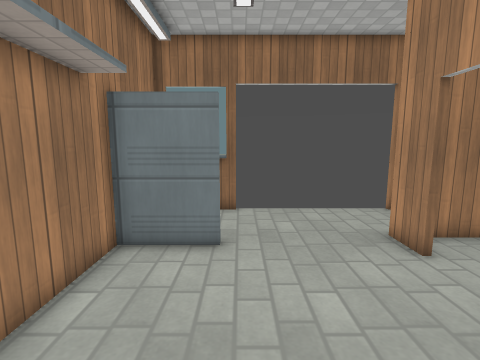
view 1 (above)

16 first-person views from a walk through a level from a Godot 3-D game. The camera is 1.5 m above the floor, tilts 8° down and sees 85° across. The floor is counted in squares, 0.5 m on a side. Each view is taken from the middle of a square. On the plan, view 1 faces up. The plan holds only what a view shows up to about 19 squares ahead; the rest is blank. Surface patterns are stand-ins for the level's own textures.

view 2
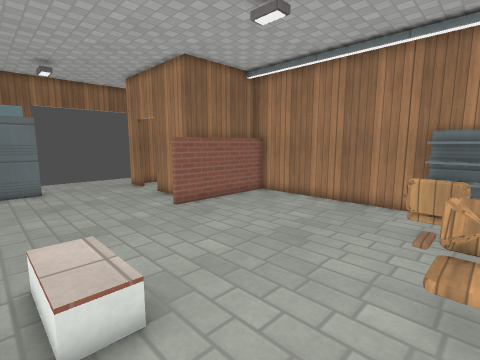

view 3
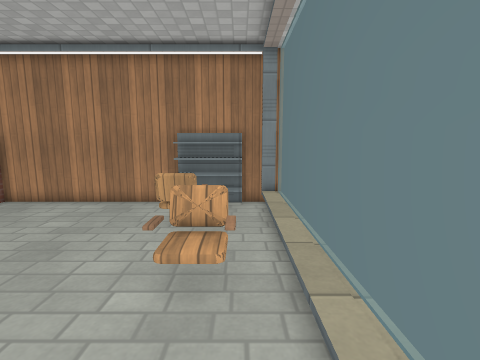

view 4
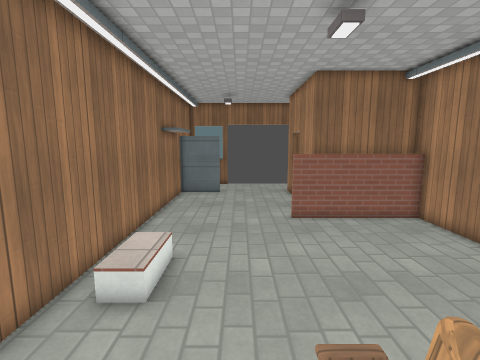

view 5
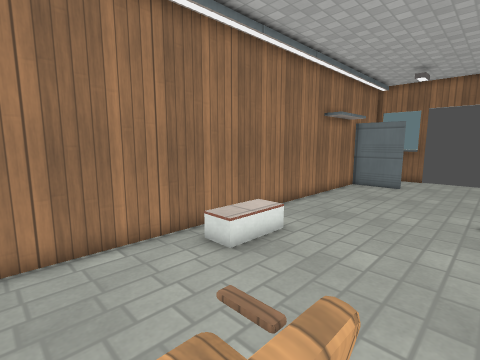

view 6
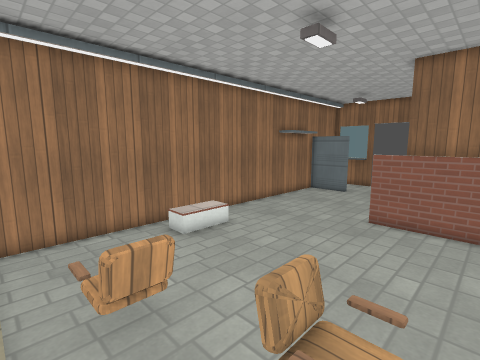

view 7
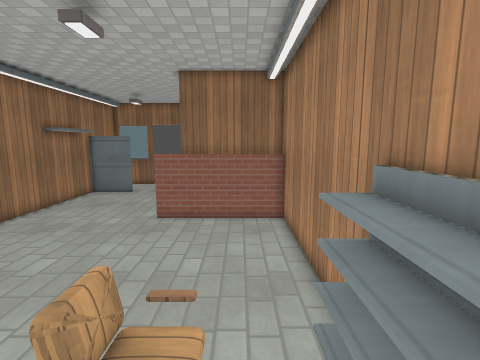

view 8
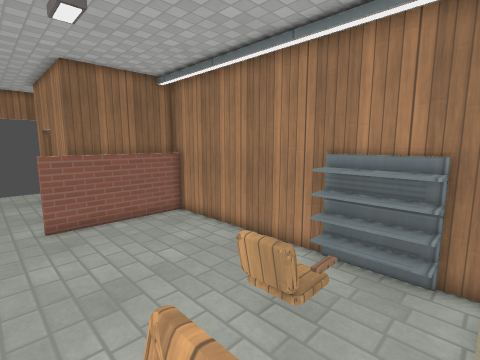

view 9
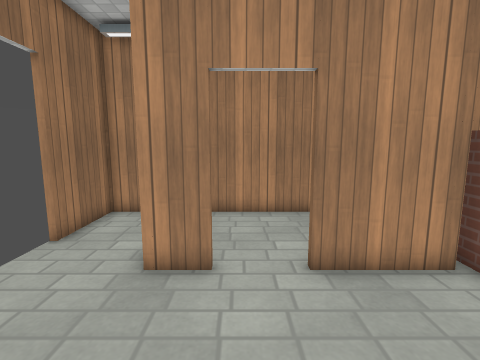

view 10
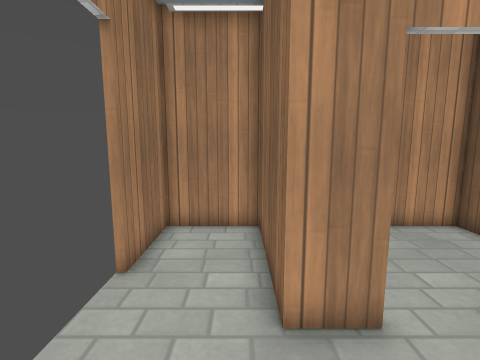

view 11
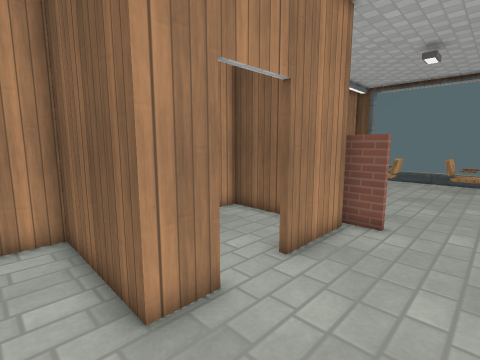

view 12
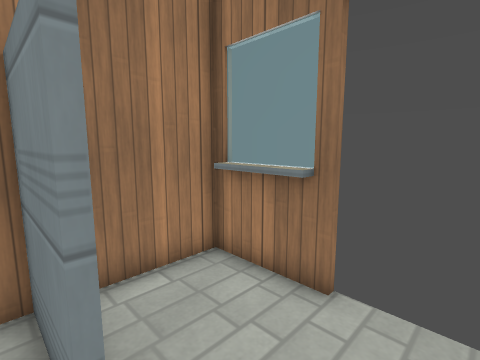

view 13
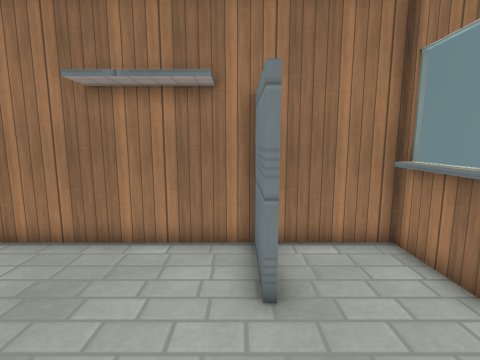

view 14
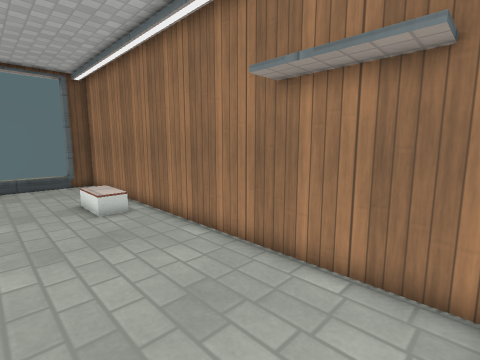

view 15
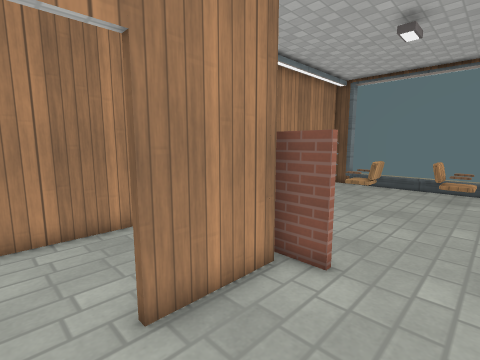

view 16
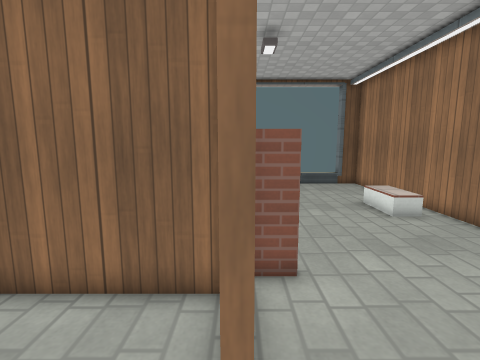

### Floor plan
Key: @ floor where view 1 was taken; # wall or solid block; x gap in a wall; . floor; / step, stairs or slope; C chair; O other object.
Columns run from 4 left of view 1 to 10 right of it. Each row starts with its distance up from view 1.
 12   ##x      x###
 11 ####..........#
 10 #.............#
  9 #.............#
  8 ####.....######
  7 ####.....#....#
  6 #.............#
  5 #.............#
  4 #........#....#
  3 #........#....#
  2 #........#....#
  1 #........######
  0 #...@...#######
 -1 #.............#
 -2 #.............#
 -3 #.............#
 -4 #.............#
 -5 #.O...........#
 -6 #.O...........#
 -7 #.O...........#
 -8 #.............#
 -9 #.........CO.O#
-10 #.....CC..CO.OO
-11 #.....OC...C.OO
-12 #.....CC.....O#
-13 ###//////////##
-14 ###          ##

Where each view was taken, in squares from view 1:
view 1: 0 up, 0 right, facing up
view 2: 11 down, 3 left, facing up-right
view 3: 12 down, 3 left, facing right
view 4: 13 down, 1 right, facing up
view 5: 12 down, 4 right, facing up-left
view 6: 13 down, 8 right, facing up-left
view 7: 13 down, 8 right, facing up
view 8: 13 down, 2 right, facing up-right
view 9: 6 up, 1 left, facing right
view 10: 9 up, 1 right, facing right
view 11: 10 up, 1 right, facing down-right
view 12: 7 up, 2 right, facing up-left
view 13: 7 up, 4 right, facing left
view 14: 7 up, 2 right, facing down-left
view 15: 6 up, 1 right, facing down-right
view 16: 6 up, 5 right, facing down
